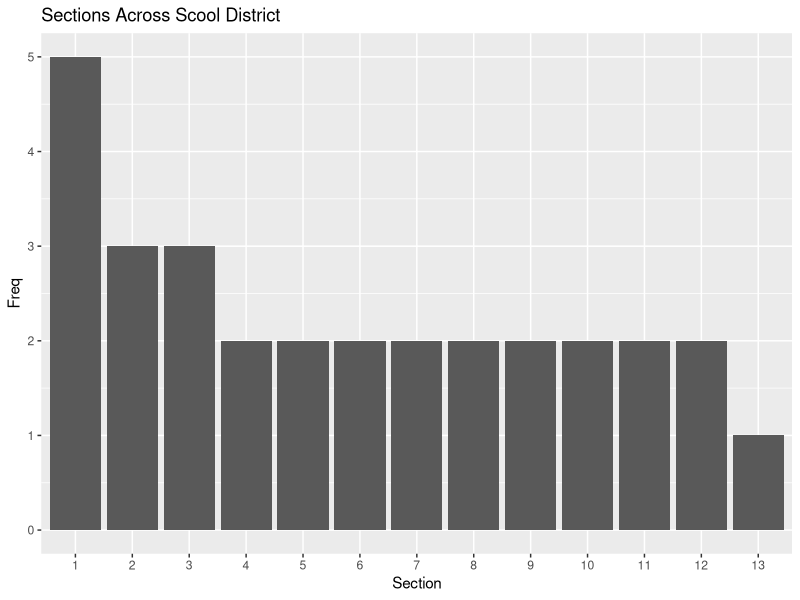
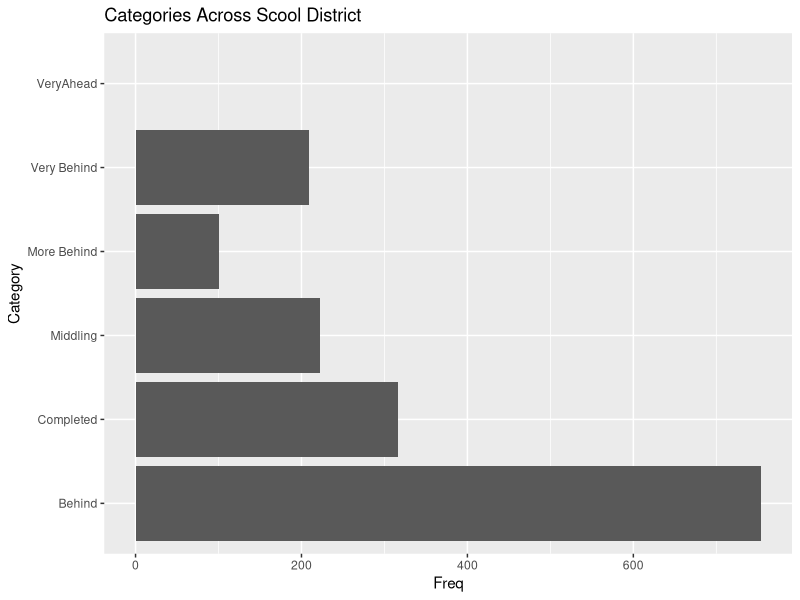
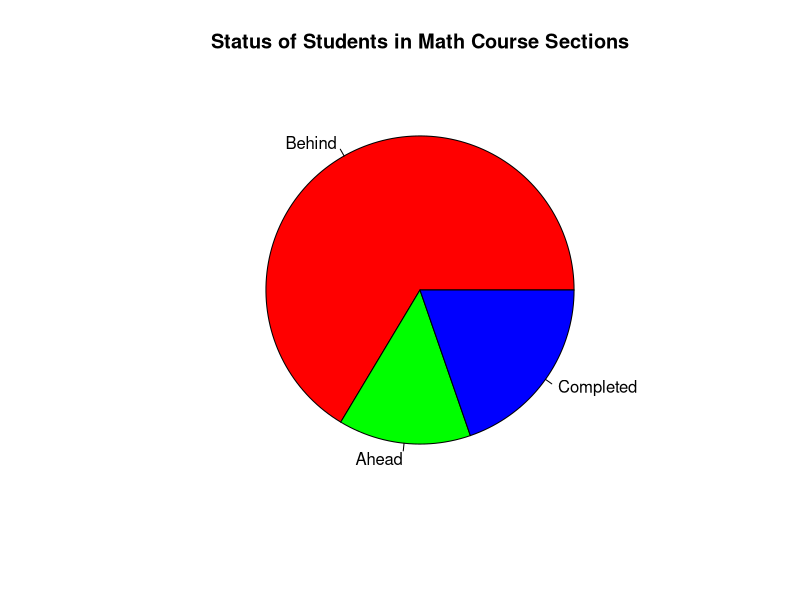
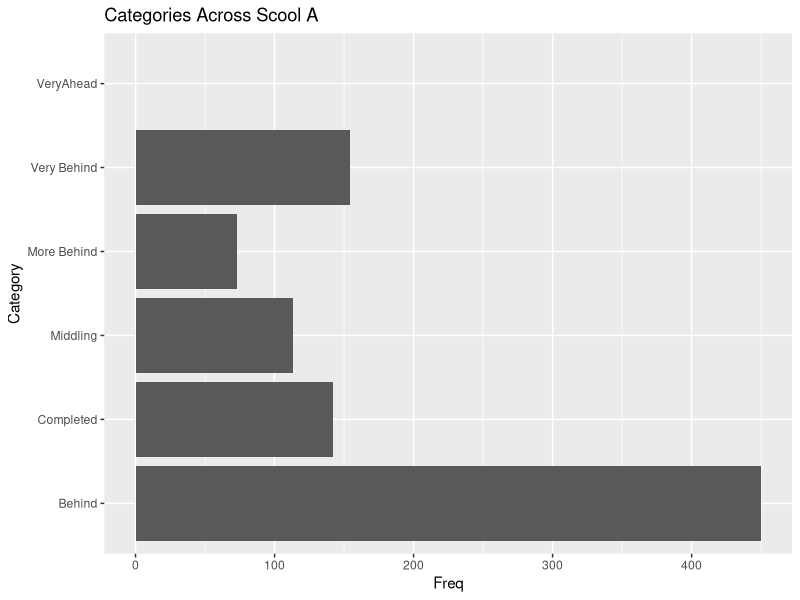
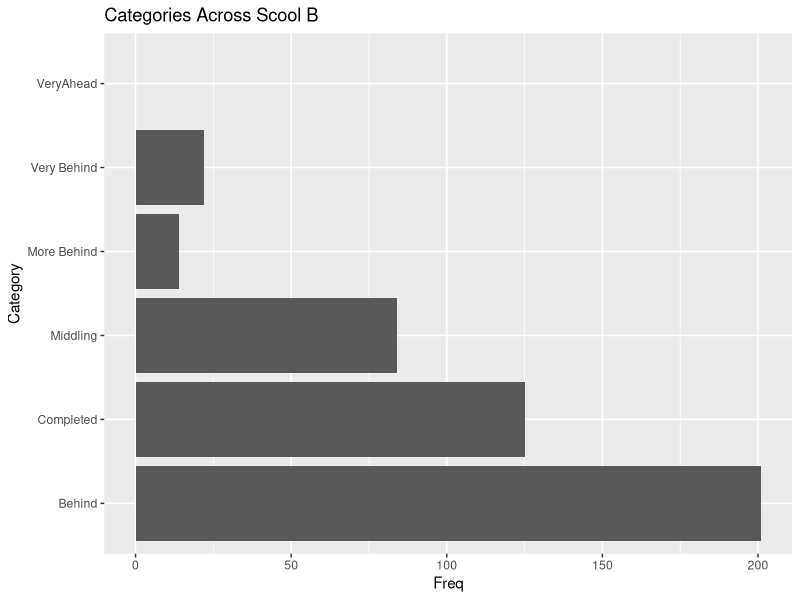
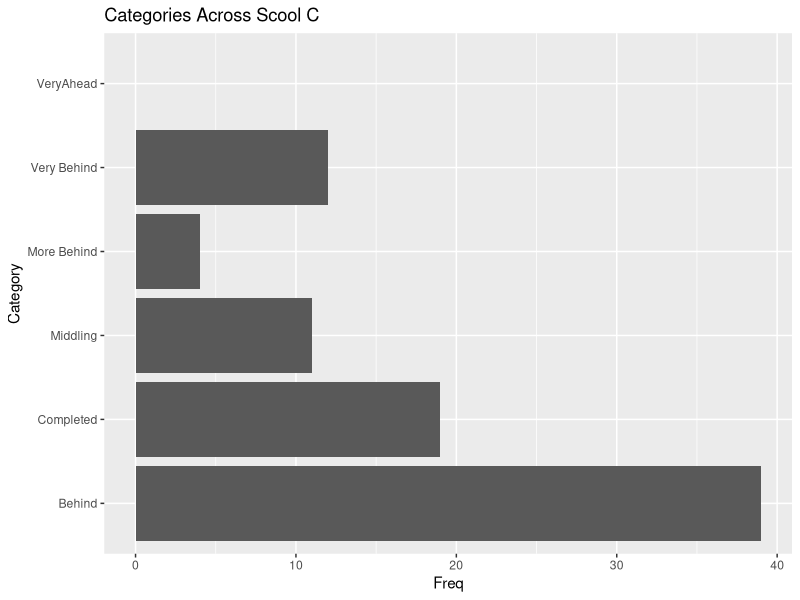
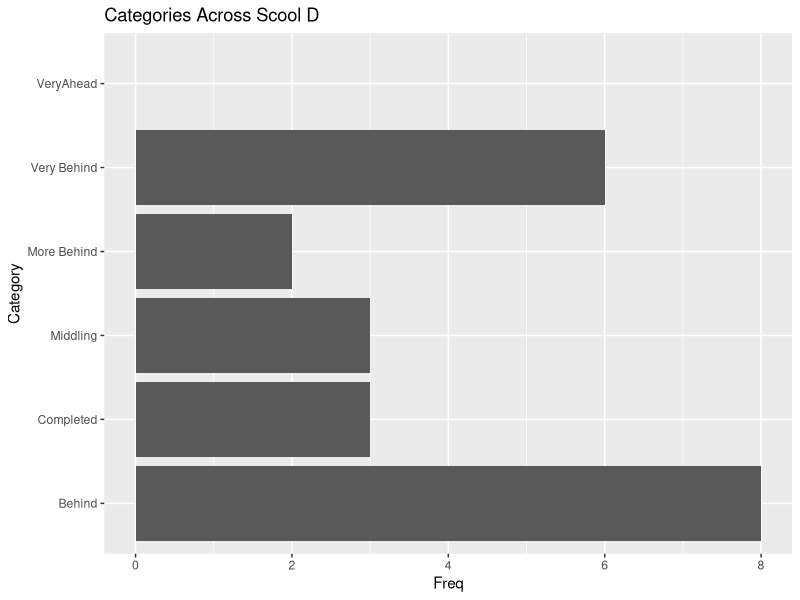
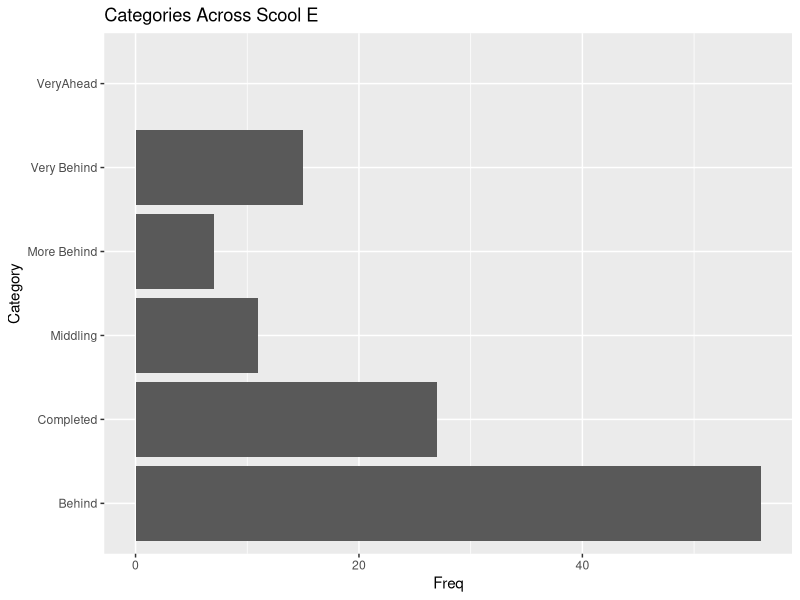

The R source for these figures, in order:
## ---- chunk 1
# Import Libraries 
library(ggplot2)

# Read in CSV File
data <- read.csv("data-storyteller.csv")

# Define function to get the mode of a vector
Mode <- function(v) {
   uniqv <- unique(v)
   uniqv[which.max(tabulate(match(v, uniqv)))]
}

## ---- chunk 2
head(data)
## ---- chunk 3
summary(data)
## ---- chunk 4
sum(is.na(data))
## ---- chunk 5
data$School <- factor(data$School)

head(data)
## ---- chunk 6
# Create frequency distribution table
section_freq_table <- as.data.frame(table(data$Section))
# Rename the columns
colnames(section_freq_table) <- c("Section","Freq")
# Visualize the Frequency Distribution table as a column chart 
ggplot(section_freq_table, aes(x=Section, y=Freq)) + geom_bar(stat = "identity") + ggtitle("Sections Across Scool District")
## ---- chunk 7
# Create Frequency Table for category totals 
category_frequency <- data.frame(
  "Category"  = c("VeryAhead","Middling","Behind","More Behind","Very Behind","Completed"),
  "Freq" = c(sum(data$Very.Ahead..5),sum(data$Middling..0),sum(data$Behind..1.5),sum(data$More.Behind..6.10),sum(data$Very.Behind..11),sum(data$Completed))
)

# Calculate totals 
total_behind <- sum(data$Behind..1.5) + sum(data$More.Behind..6.10) + sum(data$Very.Behind..11)
total_ahead <- sum(data$Very.Ahead..5) + sum(data$Middling..0)
total_completed <- sum(data$Completed)
  
# Visualize the category totals in a c
ggplot(category_frequency, aes(x=Category, y=Freq)) + geom_bar(stat = "identity") + ggtitle("Categories Across Scool District") + coord_flip()
## ---- chunk 8
# Simple Pie Chart
slices <- c(round(total_behind/sum(category_frequency$Freq),3)*100, round(total_ahead/sum(category_frequency$Freq),3)*100, round(total_completed/sum(category_frequency$Freq),3)*100)
lbls <- c("Behind", "Ahead", "Completed")
pie(slices, labels = lbls, main="Status of Students in Math Course Sections",col=rainbow(length(lbls)))
## ---- chunk 9
table(data$School, data$Section)
## ---- chunk 10
simplified_data <- data.frame(
  "School" = data$School,
  "Section" = data$Section,
  "Ahead" = data$Very.Ahead..5 + data$Middling..0,
  "Behind" = data$Behind..1.5 + data$More.Behind..6.10 + data$Very.Behind..11,
  "Completed" = data$Completed
)

sum_aggregate_section <- aggregate(cbind(simplified_data$Ahead, simplified_data$Behind, simplified_data$Completed), by = list(Group.region = simplified_data$Section), FUN=sum)
colnames(sum_aggregate_section) <- c("Section","SUM.Ahead", "SUM.Behind","SUM.Completed")



sum_aggregate_section
## ---- chunk 11

sum_aggregate_school <- aggregate(cbind(simplified_data$Ahead, simplified_data$Behind, simplified_data$Completed), by = list(Group.region = simplified_data$School), FUN=sum)
colnames(sum_aggregate_school) <- c("School","SUM.Ahead", "SUM.Behind","SUM.Completed")

sum_aggregate_school
total_students <- sum(sum_aggregate_school[2:4])
total_sums <- rowSums(sum_aggregate_school[,2:4])
A_Sums <- total_sums[1]
B_Sums <- total_sums[2]
C_Sums <- total_sums[3]
D_Sums <- total_sums[4]
E_Sums <- total_sums[5]
## ---- chunk 12
# Separate and shape data for plots

# School A
school_A <- data[which(data$School == "A"),]
school_A_plot_data <- data.frame(
   "Category"  = c("VeryAhead","Middling","Behind","More Behind","Very Behind","Completed"),
  "Freq" = c(sum(school_A$Very.Ahead..5),
             sum(school_A$Middling..0),
             sum(school_A$Behind..1.5),
             sum(school_A$More.Behind..6.10),
             sum(school_A$Very.Behind..11),
             sum(school_A$Completed)
             )
)
  
# School B

school_B <- data[which(data$School == "B"),]
school_B_plot_data <- data.frame(
   "Category"  = c("VeryAhead","Middling","Behind","More Behind","Very Behind","Completed"),
  "Freq" = c(sum(school_B$Very.Ahead..5),
             sum(school_B$Middling..0),
             sum(school_B$Behind..1.5),
             sum(school_B$More.Behind..6.10),
             sum(school_B$Very.Behind..11),
             sum(school_B$Completed)
             )
)

# School C

school_C <- data[which(data$School == "C"),]
school_C_plot_data <- data.frame(
   "Category"  = c("VeryAhead","Middling","Behind","More Behind","Very Behind","Completed"),
  "Freq" = c(sum(school_C$Very.Ahead..5),
             sum(school_C$Middling..0),
             sum(school_C$Behind..1.5),
             sum(school_C$More.Behind..6.10),
             sum(school_C$Very.Behind..11),
             sum(school_C$Completed)
             )
)

# School D

school_D <- data[which(data$School == "D"),]
school_D_plot_data <- data.frame(
   "Category"  = c("VeryAhead","Middling","Behind","More Behind","Very Behind","Completed"),
  "Freq" = c(sum(school_D$Very.Ahead..5),
             sum(school_D$Middling..0),
             sum(school_D$Behind..1.5),
             sum(school_D$More.Behind..6.10),
             sum(school_D$Very.Behind..11),
             sum(school_D$Completed)
             )
)

# School E

school_E <- data[which(data$School == "E"),]
school_E_plot_data <- data.frame(
   "Category"  = c("VeryAhead","Middling","Behind","More Behind","Very Behind","Completed"),
  "Freq" = c(sum(school_E$Very.Ahead..5),
             sum(school_E$Middling..0),
             sum(school_E$Behind..1.5),
             sum(school_E$More.Behind..6.10),
             sum(school_E$Very.Behind..11),
             sum(school_E$Completed)
             )
)
## ---- chunk 13
ggplot(school_A_plot_data, aes(x=Category, y=Freq)) + geom_bar(stat ="identity") + ggtitle("Categories Across Scool A") + coord_flip()
## ---- chunk 14
ggplot(school_B_plot_data, aes(x=Category, y=Freq)) + geom_bar(stat ="identity") + ggtitle("Categories Across Scool B") + coord_flip()
## ---- chunk 15
ggplot(school_C_plot_data, aes(x=Category, y=Freq)) + geom_bar(stat ="identity") + ggtitle("Categories Across Scool C") + coord_flip()
## ---- chunk 16
ggplot(school_D_plot_data, aes(x=Category, y=Freq)) + geom_bar(stat ="identity") + ggtitle("Categories Across Scool D") + coord_flip()
## ---- chunk 17
ggplot(school_E_plot_data, aes(x=Category, y=Freq)) + geom_bar(stat ="identity") + ggtitle("Categories Across Scool E") + coord_flip()
## ---- chunk 18
table(data$School)
